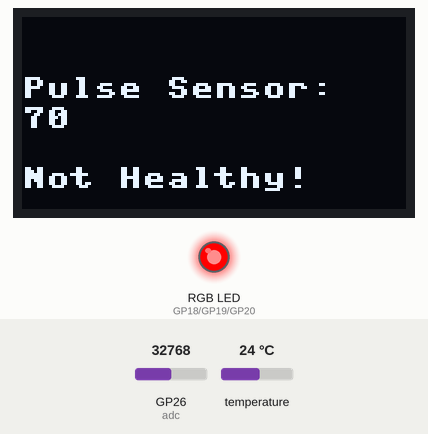
Simulated run of this program. Board: Raspberry Pi Pico running MicroPython. Parts: 128×64 one-colour display, an RGB LED mixed from three pins (HIGH = lit). The inputs (shaded band) are chosen by the test bench; at power-on: GP26 (adc) = 32768, temperature 24 °C (analog values on the 0–65535 scale). Library files of the repository ran but are not shown: ssd1306.py; what the program prints to the serial console is not drawn.

Above: at 1.2 s.
1.3 s: GP26 (adc) set to 26944
At 13.6 s:
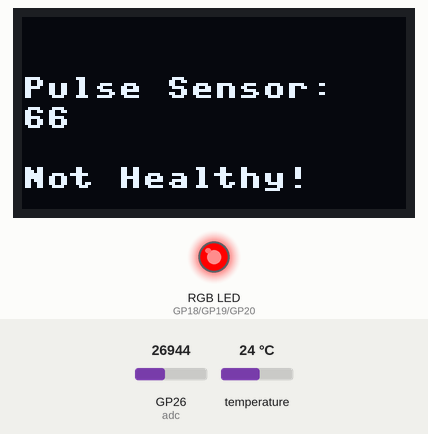
14.4 s: GP26 (adc) set to 25520
At 23.0 s:
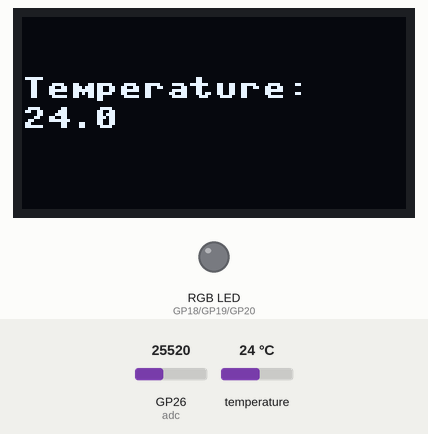
27.3 s: temperature set to 29.7 °C
At 31.8 s:
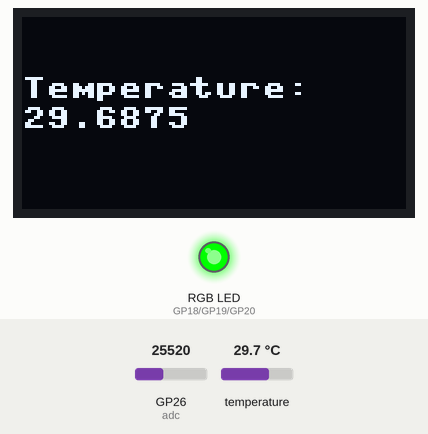
36.9 s: temperature set to 30.4 °C
At 44.8 s:
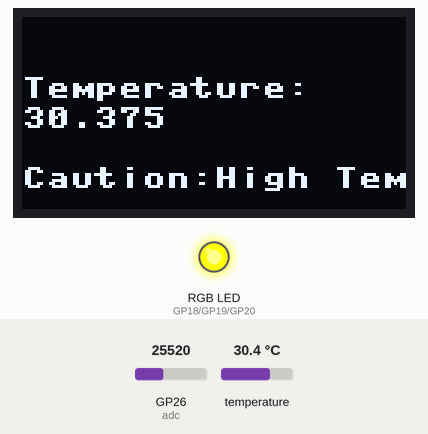
49.0 s: GP26 (adc) set to 32767
At 56.7 s:
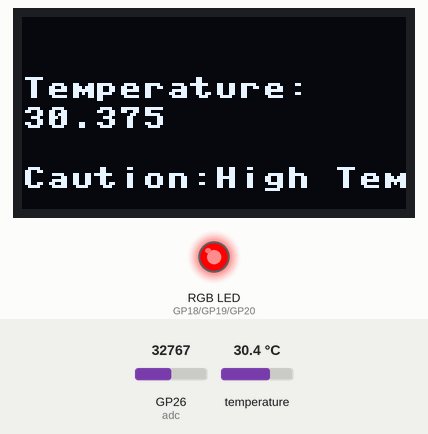
61.8 s: temperature set to 12 °C
At 69.7 s:
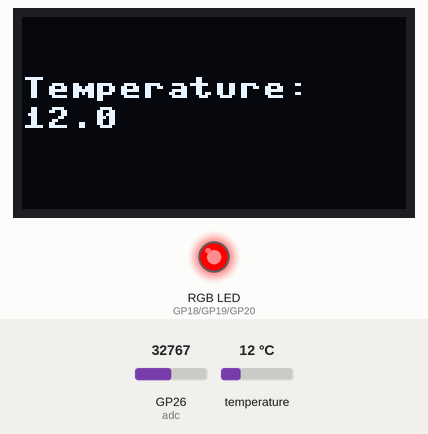
Timing chart, 0 to 74.7 s (numbered marks = the images above; inputs shaded):
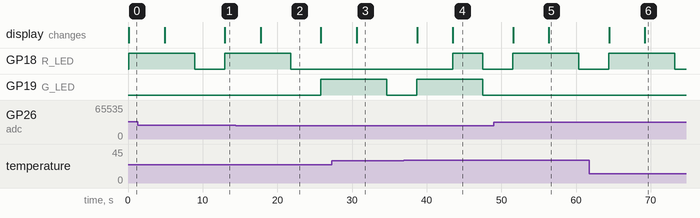

The program:

main.py
```python
from machine import Pin, I2C, ADC
from ssd1306 import SSD1306_I2C
import onewire, ds18x20, time

# OLED Setup
WIDTH = 128
HEIGHT = 64
i2c = I2C(0, scl=Pin(1), sda=Pin(0), freq=200000)
oled = SSD1306_I2C(WIDTH, HEIGHT, i2c)

# Pulse Sensor Setup
adc = ADC(Pin(26, mode=Pin.IN))
in_min, in_max = 0, 65535
out_min, out_max = 50, 90

# DS18B20 Temperature Sensor Setup
sensor_pin = Pin(16)  # Change this to your GPIO pin
ds_sensor = ds18x20.DS18X20(onewire.OneWire(sensor_pin))
roms = ds_sensor.scan()

# RGB LED Setup
R_LED = Pin(18, Pin.OUT)
G_LED = Pin(19, Pin.OUT)
B_LED = Pin(20, Pin.OUT)


while True:
    # Pulse Sensor Reading
    oled.fill(0)
    val = adc.read_u16()
    mapped_val = int((val - in_min) * (out_max - out_min) / (in_max - in_min) + out_min)

    oled.text("Pulse Sensor:", 0, 20)
    oled.text(str(mapped_val), 0, 30)

    # Check pulse and set RGB LED color
    if 50 <= mapped_val <= 65:
        oled.text("Healthy!", 0, 50)
        G_LED.value(1)  # Green
    else:
        oled.text("Not Healthy!", 0, 50)
        R_LED.value(1)  # Red

    oled.show()
    time.sleep_ms(4000)  # Wait for 4 seconds

    # Temperature Reading
    ds_sensor.convert_temp()
    time.sleep_ms(750)

    for rom in roms:
        temp = ds_sensor.read_temp(rom)
        print("Temperature:", temp, "Celsius")

        # Check temperature and display caution
        oled.fill(0)
        oled.text("Temperature:", 0, 20)
        oled.text(str(temp), 0, 30)

        if temp > 30:  # Adjust the threshold as needed
            oled.text("Caution:High Temp!", 0, 50)
            R_LED.value(1)  # Red

        oled.show()
        time.sleep_ms(4000)  # Wait for 4 seconds
        R_LED.value(0)
        G_LED.value(0)
        B_LED.value(0)
        time.sleep_ms(4000)
```

Measured:
- the behaviour switches between 26224 and 26208 on GP26 (adc) (found by bisection; images 1 and 2)
- the behaviour switches between 30 and 30.1 °C on temperature (found by bisection; images 3 and 4)
- after the input at 1.3 s, the display: first differs from a run without the input after 11.7 s (image 1)
- after the input at 14.4 s, GP18 (R_LED): goes on until 21.8 s, then stays LOW; GP19 (G_LED): LOW → HIGH after 11.4 s
- after the input at 27.3 s, the display: changes after 3.4 s (image 3)
- after the input at 36.9 s, GP18 (R_LED): LOW → HIGH after 6.6 s, → LOW 4.0 s later; the display: first differs from a run without the input after 6.6 s (image 4)
- after the input at 49.0 s, GP19 (G_LED): stays LOW (without the input it goes to HIGH after 2.5 s); the display: first changes after 2.6 s (image 5 shows a later state)
- after the input at 61.8 s, the display: first differs from a run without the input after 7.4 s (image 6)
